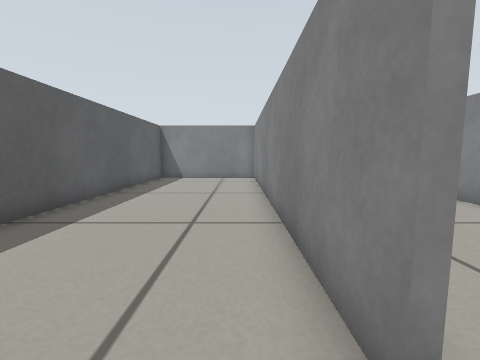
View 1 (above)

16 first-person views from a walk through a robot-simulator world made for Gazebo. The camera is 0.36 m above the floor, tilts 6° down and sees 90° across. The floor is counted in squares, 0.25 m on a side. Each view is taken from the middle of a square. On the plan, view 1 faces up. The plan holds only what a view shows up to about 13 squares ahead; the rest is blank.

View 2
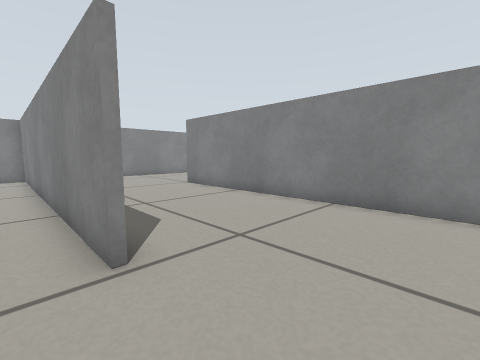

View 3
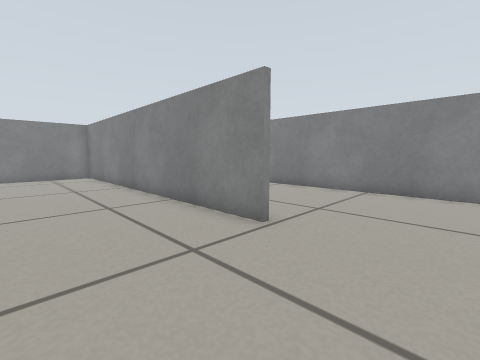

View 4
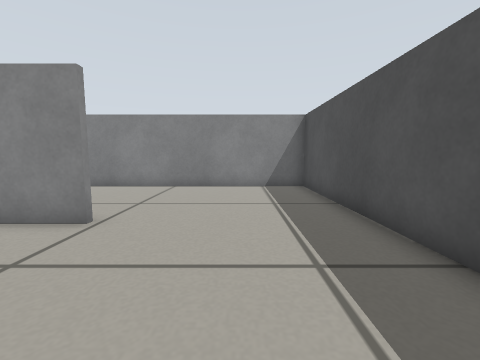

View 5
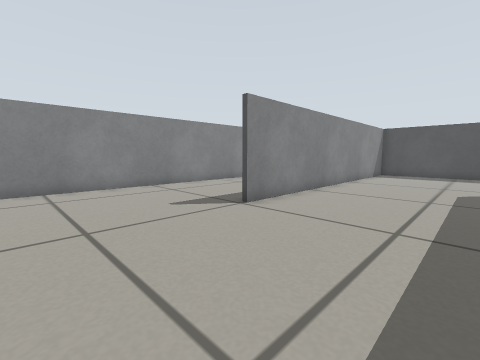

View 6
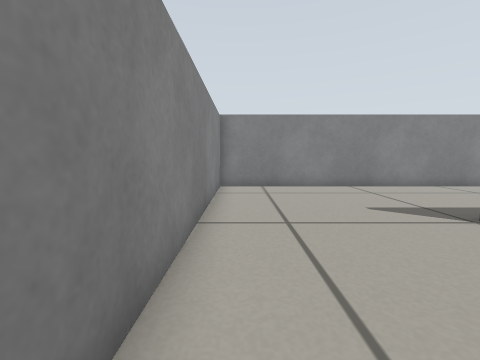

View 7
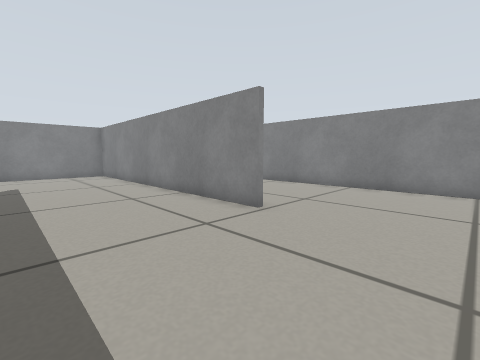

View 8
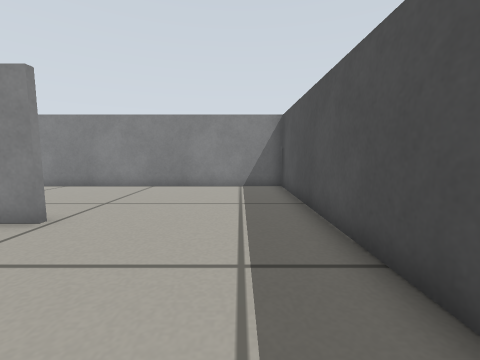

View 9
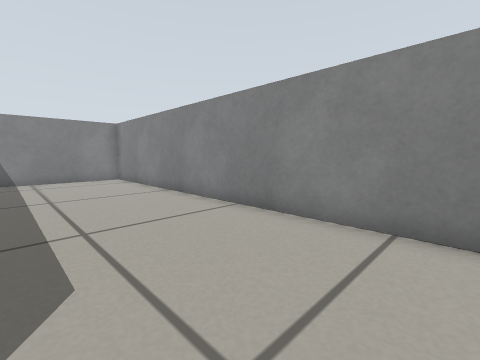

View 10
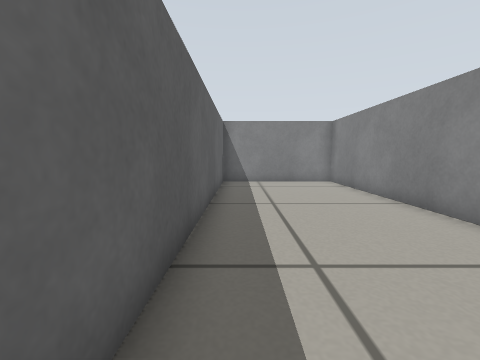

View 11
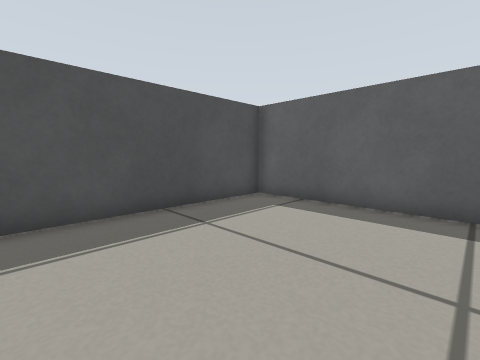

View 12
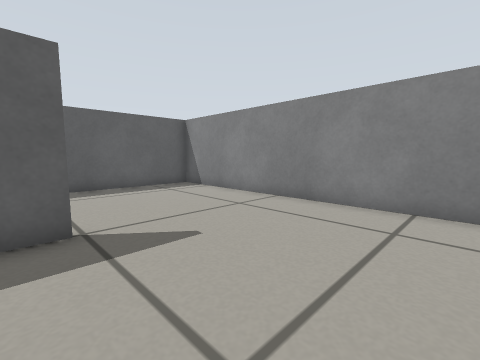

View 13
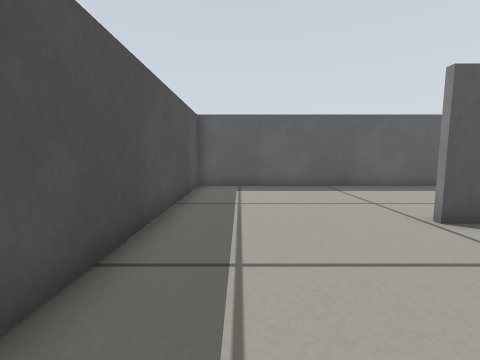

View 14
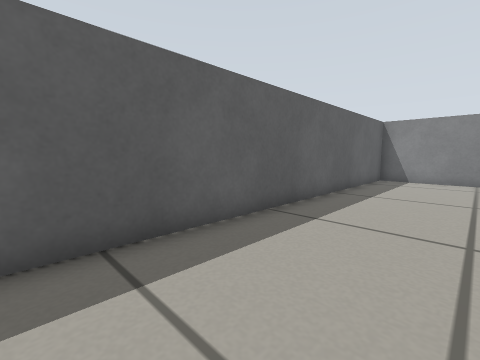

View 15
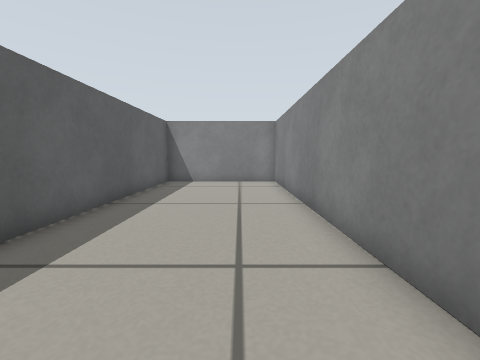

View 16
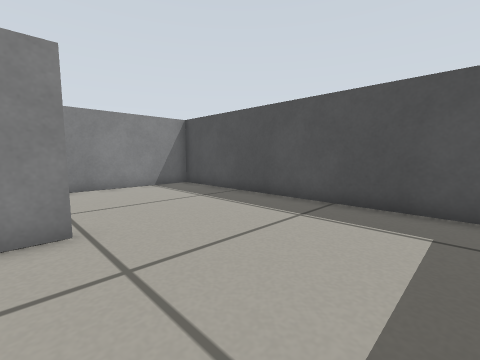

### Floor plan
Points are (right, up) in squares from view 1. A wall is a line through its corners. A room is listed if a view was taken in it or the views show most of it. See-through windows are left out.
Room 1 (views 1, 2, 3, 4, 5, 6, 7, 8, 9, 10, 11, 12, 13, 14, 15, 16)
walls: (7.1, 1.1) (7.1, -5); (7.1, 8.9) (7.1, 7.9); (1.1, 2) (1.1, 1.1); (0.9, 1.1) (0.9, 14.9); (12.9, 1.1) (12.9, 15); (6.9, -5) (6.9, 8.9); (1.1, 15) (1.1, 9.8); (13.1, 15) (13.1, 2.8); (-4.9, -4.9) (18.9, -4.9) (18.9, 14.9) (-4.9, 14.9) (-4.9, -4.9)

Where each view was taken, in squares from view 1:
view 1: 0 up, 0 right, facing up
view 2: 2 down, 0 right, facing up-right
view 3: 2 down, 3 left, facing up-right
view 4: 2 down, 4 left, facing right
view 5: 14 up, 2 right, facing down-right
view 6: 14 up, 2 right, facing right
view 7: 3 down, 8 right, facing up-right
view 8: 3 down, 8 right, facing right
view 9: 0 up, 14 right, facing up-right
view 10: 2 up, 14 right, facing up
view 11: 1 up, 14 right, facing down-left
view 12: 8 up, 12 right, facing up-left
view 13: 3 down, 6 right, facing left
view 14: 0 up, 1 left, facing up-left
view 15: 2 up, 1 left, facing up
view 16: 2 up, 4 left, facing down-right
